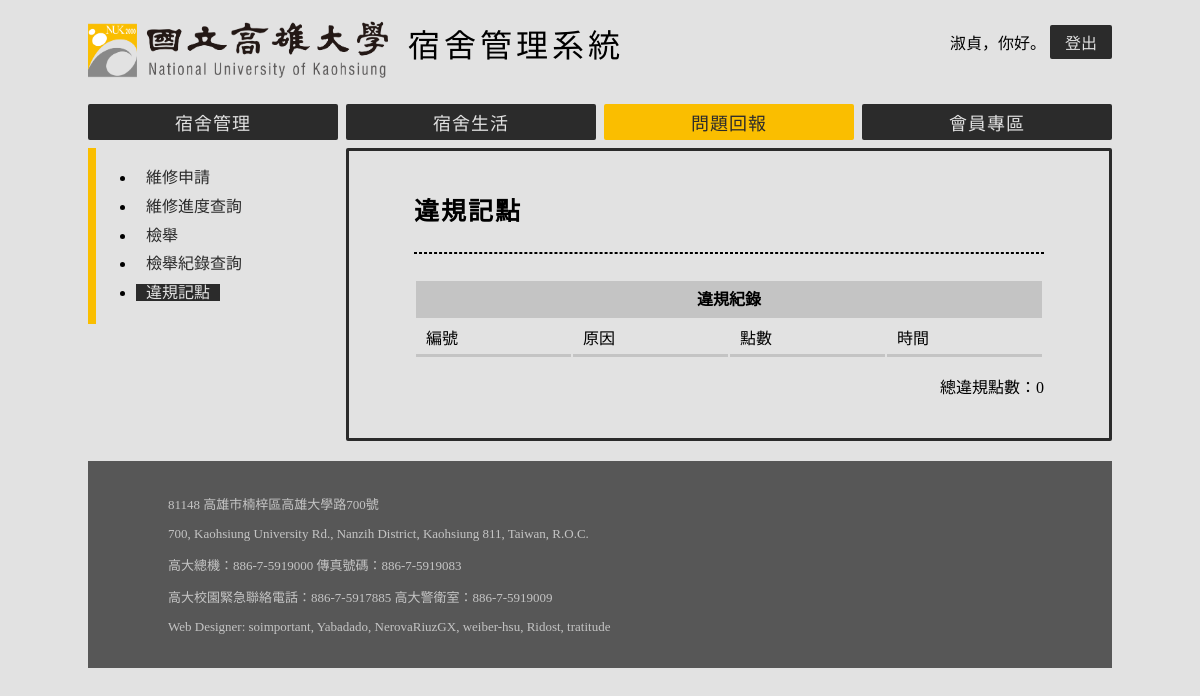
The app's page /RS/Conductjudge/ (signed in), older data.
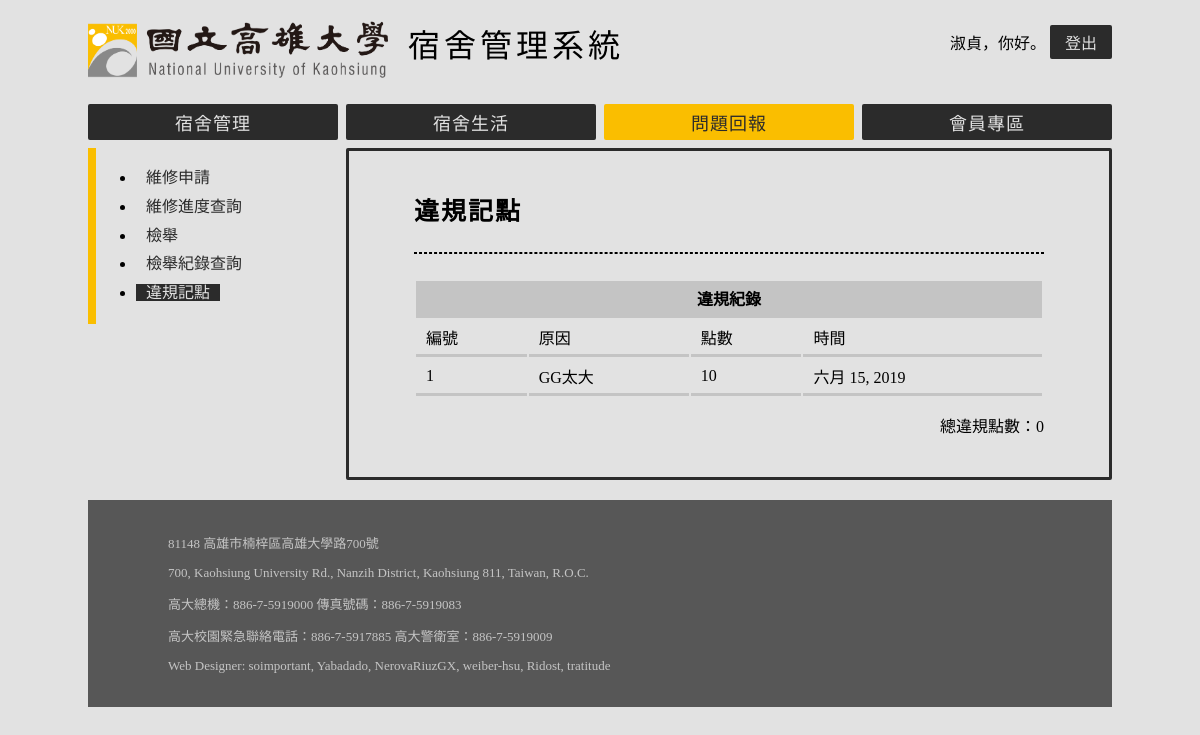
The same page, newer data.
### AS/models.py (models this page shows)
class Conduct(models.Model):
    student = models.ForeignKey('Account', on_delete=models.CASCADE)
    reason = models.CharField(max_length=50)
    point = models.PositiveSmallIntegerField()
    date = models.DateField()

### RS/views.py (the view)
# urls.py: path('Conductjudge/', views.Conductjudge),
@login_required(login_url='/AS/login/')
def Conductjudge(request):
    user = Account.objects.get(user=request.user)
    permission = user.permission
    if permission <= 1:
        if request.method == 'POST':
            student = request.POST['accused']
            reason = request.POST['reason']
            point = request.POST['point']
            try:
                user = User.objects.get(username=student)
                account = Account.objects.get(user=user)
                if account.permission == 2:
                    now_conduct = StudentInfo.objects.get(account=account).conduct
                    with transaction.atomic():
                        Conduct.objects.create(
                            student=account, reason=reason, point=point, date=datetime.datetime.now(),
                        )
                        now_conduct = int(now_conduct) + int(point)
                        StudentInfo.objects.filter(account=account).update(conduct=now_conduct)
                    reply = 0
                    messege = '新增成功。'
                    return redirect('/RS/ConductCheck')
                else:
                    reply = 1
                    messege = '此用戶並非住宿生。'
                    return render(request, "RS/Conductjudge.html", locals())
            except:
                reply = 1
                messege = '查無此資料或輸入錯誤。'
                return render(request, "RS/Conductjudge.html", locals())
        else:
            reply = 1
            messege=''
            return render(request, "RS/Conductjudge.html", locals())
    else:
        try:
            conduct = Conduct.objects.filter(student=user)
            total_point = StudentInfo.objects.get(account=user).conduct
            rec = []
            if len(conduct) > 0:
                for c in conduct:
                    cd = {
                        'id': c.id,
                        'reason': c.reason,
                        'point': c.point,
                        'date': c.date,
                    }
                    rec.append(cd)
                return render(request, 'RS/Conductjudge.html', locals())
        except:
            messege='資料錯誤，請再試一次。如果重複出現此錯誤，請聯絡系統管理員。'
            return render(request, 'RS/Conductjudge.html', locals())
    return render(request, 'RS/Conductjudge.html', locals())

### RS/templates/RS/Conductjudge.html (shortened to what this page needs)
{% extends 'AS/base.html' %}
{% block article %}
    <h1>違規記點</h1>
    <hr class="heading">
    {% if permission == 2 or permission == 3 %}
        <table class="vertical">
            <th colspan="4" style="text-align:center; background-color: #c4c4c4">違規紀錄</th>
            <tr>
                <td>編號</td><td>原因</td><td>點數</td><td>時間</td>
            </tr>
            {% for record in rec %}
            <tr>
                <td>{{record.id}}</td><td>{{record.reason}}</td><td>{{record.point}}</td><td>{{record.date}}</td>
            </tr>
            {% endfor %}
        </table>
        <div style="text-align:right">總違規點數：{{total_point}}</div>
    {% endif %}
{% endblock %}
{% block navbar %}
    {% include 'RS/navbar.html' %}
{% endblock %}
{% block sidebar %}
    <ul>
        <li><a href="/RS/RepairmentApply/" class="sidebar-item">維修申請</a></li>
        <li><a href="/RS/RepairmentCheck/" class="sidebar-item">維修進度查詢</a></li>
        <li><a href="/RS/ReportApply/" class="sidebar-item">檢舉</a></li>
        <li><a href="/RS/ReportCheck/" class="sidebar-item">檢舉紀錄查詢</a></li>
        <li><a href="/RS/Conductjudge/" class="sidebar-item-selected">違規記點</a></li>
    </ul>
{% endblock %}

Row changes from the older to the newer data that the page shows:
added Conduct: reason "GG太大", date "六月 15, 2019"
Text that changed along with them:
new list line: "1 10"
